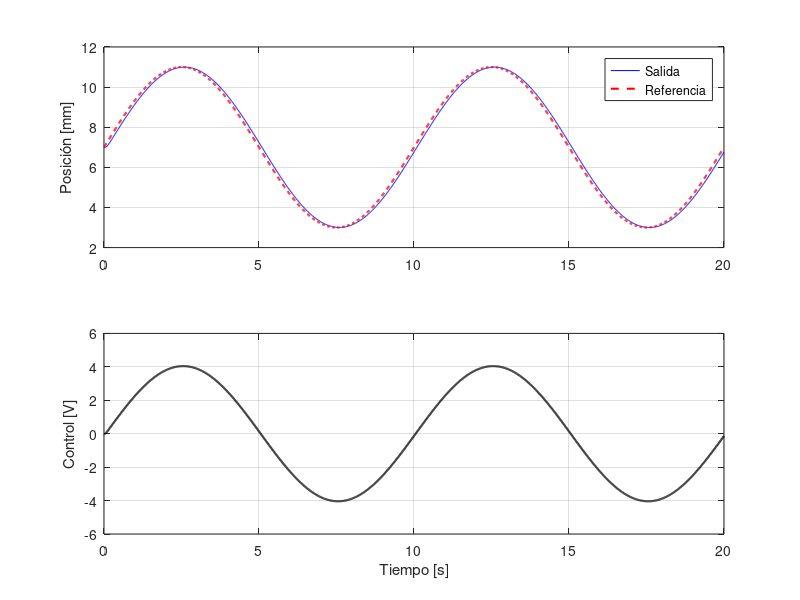

This chart was generated by the following MATLAB code:
%% LQR TRACKING - IMPLEMENTACIÓN SIMPLIFICADA
clear; clc;

%% 1. PARÁMETROS DEL SISTEMA
m = 0.068; Ke = 6.53e-5; R = 10; L = 0.4125; g = 9.81;
a0 = 0.007; i0 = sqrt((m * g * a0^2) / Ke);

A = [0, 1, 0;
     (Ke*i0^2)/(m*a0^3), 0, -(Ke*i0)/(m*a0^2);
     0, 0, -R/L];
B = [0; 0; 1/L];
C = [1, 0, 0];
% C = eye(3);
D = zeros(size(C,1), size(B,2));

%% 2. DISEÑO LQR
Q = diag([100, 1, 0.1]);
R_lqr = 0.1;
K = lqr(A, B, Q, R_lqr);

%% 3. GANANCIAS DE SEGUIMIENTO
M = [A, B; C, D];
N = inv(M) * [zeros(3,1); 1];
Nx = N(1:3);
Nu = N(4);
Kr = Nu + K * Nx;

%% 4. SIMULACIÓN
ref_func = @(t) a0 + 0.004 * sin(2*pi*0.1*t);  % Senoidal ±4mm centrada en a0
tspan = 0:0.01:20;
x0 = [0; 0; 0];

sys_cl = @(t, x) A*x + B*(Kr*(ref_func(t) - a0) - K*x);
[t_sim, x_sim] = ode45(sys_cl, tspan, x0);

ref_sim = arrayfun(ref_func, tspan);
y_sim = (C * x_sim')' + a0;

u_sim = zeros(size(tspan));
for i = 1:length(tspan)
    u_sim(i) = Kr * (ref_sim(i) - a0) - K * x_sim(i,:)';
end

%% 5. GRÁFICAS
figure;
subplot(2,1,1);
plot(tspan, y_sim*1000, 'b', tspan, ref_sim*1000, 'r--', 'LineWidth', 1.5);
ylabel('Posición [mm]'); legend('Salida','Referencia'); grid on;

subplot(2,1,2);
plot(tspan, u_sim, 'k', 'LineWidth', 1.5);
ylabel('Control [V]'); xlabel('Tiempo [s]'); grid on;

%% 6. ERROR RMS
error_rms = sqrt(mean((ref_sim' - y_sim).^2));
fprintf('Error RMS: %.3f mm\n', error_rms*1000);
